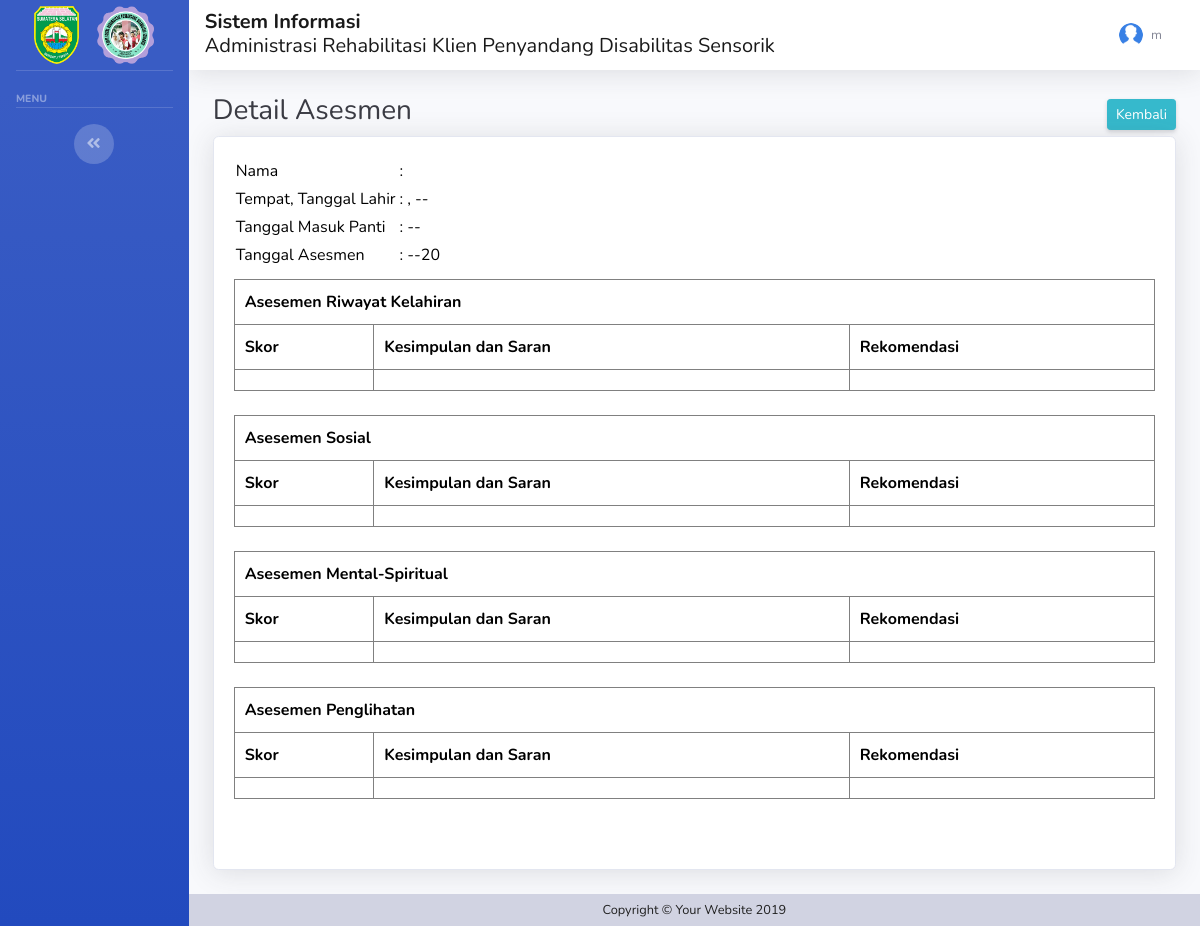
Page /package/detailAsesmen_pasien?id=PS23072021130620001 (signed in) on the earlier database version.
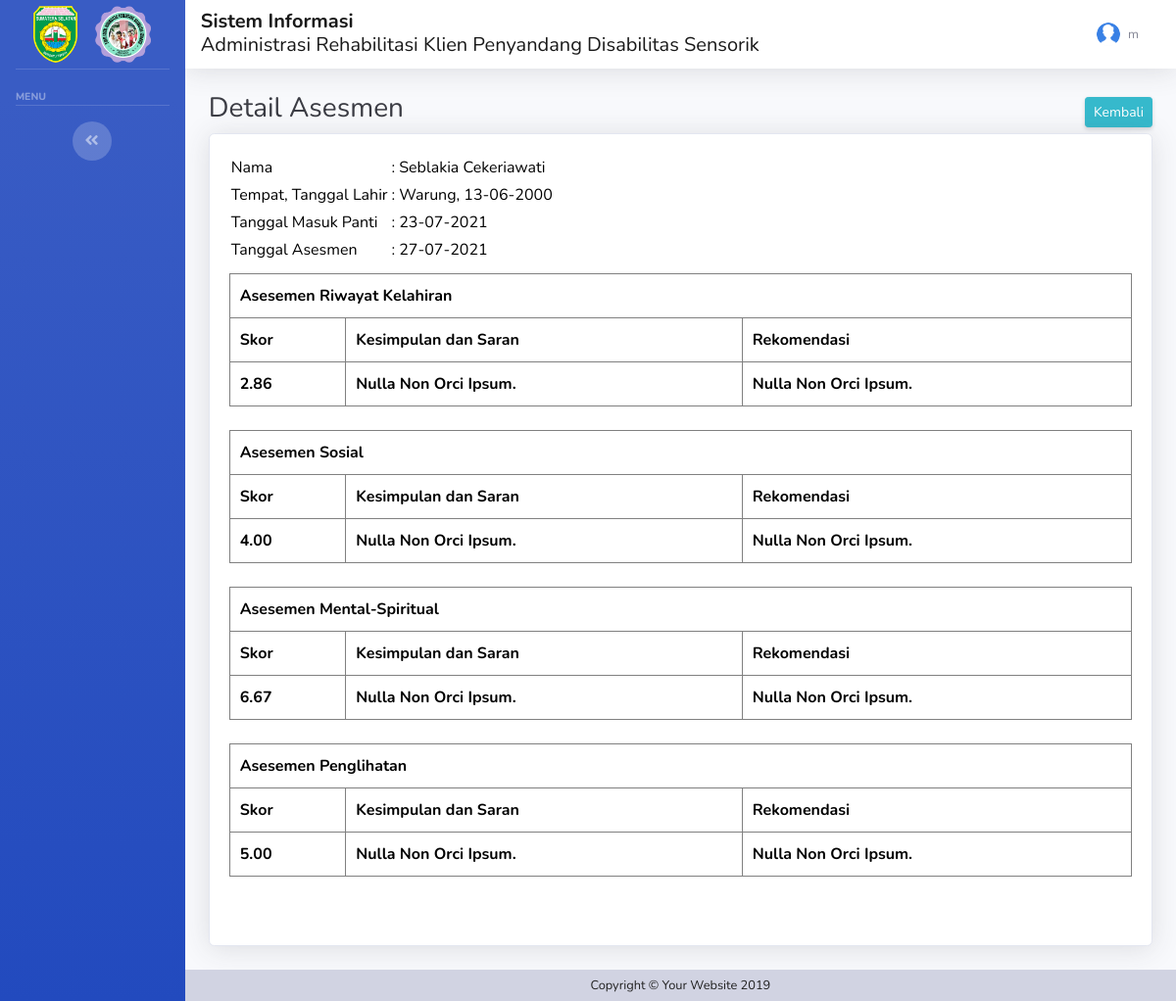
Same page on the later database version.
### tables this page shows
CREATE TABLE `tb_pasien` (
  `idPasien` varchar(50) NOT NULL,
  `namaPasien` varchar(100) NOT NULL,
  `tempatLahir` varchar(100) NOT NULL,
  `tanggalLahir` date NOT NULL,
  `tanggalMasukPanti` date NOT NULL,
  `anak` int(2) NOT NULL,
  `jenisKelaminPasien` varchar(2) NOT NULL,
  `agamaPasien` varchar(20) NOT NULL,
  `pendidikanPasien` varchar(50) NOT NULL,
  `statusPasien` varchar(20) NOT NULL,
  `golPasien` varchar(3) NOT NULL,
  `kerjaanPasien` varchar(50) NOT NULL,
  `jmlSaudaraPasien` int(2) NOT NULL,
  `kelDekatPasien` varchar(20) NOT NULL,
  `foto` varchar(50) NOT NULL,
  `statAktif` int(1) NOT NULL,
  `idAses` varchar(50) NOT NULL
);

CREATE TABLE `tb_asesmen` (
  `idAses` varchar(50) NOT NULL,
  `Ke1` varchar(1) NOT NULL,
  `Ke2` varchar(1) NOT NULL,
  `Ke3` varchar(1) NOT NULL,
  `Ke4` varchar(1) NOT NULL,
  `Ke5` varchar(1) NOT NULL,
  `Ke6` varchar(1) NOT NULL,
  `Ke7` varchar(1) NOT NULL,
  `Ke8` varchar(1) NOT NULL,
  `Ke9` varchar(1) NOT NULL,
  `Ke10` varchar(1) NOT NULL,
  `Ke11` varchar(1) NOT NULL,
  `Ke12` varchar(1) NOT NULL,
  `Ke13` varchar(1) NOT NULL,
  `Ke14` varchar(1) NOT NULL,
  `Ke15` varchar(1) NOT NULL,
  `Ke16` varchar(1) NOT NULL,
  `Ke17` varchar(1) NOT NULL,
  `Ke18` varchar(1) NOT NULL,
  `Ke19` varchar(1) NOT NULL,
  `Ke20` varchar(1) NOT NULL,
  `skorDataKelahiran` float NOT NULL,
  `kesimpulanDataKelahiran` text NOT NULL,
  `RekomendasiDataKelahiran` text NOT NULL,
  `so1` varchar(1) NOT NULL,
  `so2` varchar(1) NOT NULL,
  `so3` varchar(1) NOT NULL,
  `so4` varchar(1) NOT NULL,
  `so5` varchar(1) NOT NULL,
  `so6` varchar(1) NOT NULL,
  `so7` varchar(1) NOT NULL,
  `so8` varchar(1) NOT NULL,
  `so9` varchar(1) NOT NULL,
  `so10` varchar(1) NOT NULL,
  `skorSosial` float NOT NULL,
  `kesimpulanSosial` text NOT NULL,
  `rekomendasiSosial` text NOT NULL,
  `sp1` varchar(1) NOT NULL,
  `sp2` varchar(1) NOT NULL,
  `sp3` varchar(1) NOT NULL,
  `sp4` varchar(1) NOT NULL,
  `sp5` varchar(1) NOT NULL,
  `sp6` varchar(1) NOT NULL,
  `sp7` varchar(1) NOT NULL,
  `sp8` varchar(1) NOT NULL,
  `sp9` varchar(1) NOT NULL,
  `sp10` varchar(1) NOT NULL,
  `skorSpiritual` float NOT NULL,
  `kesimpulanSpiritual` text NOT NULL,
  `RekomendasiSpiritual` text NOT NULL,
  `pe1` varchar(1) NOT NULL,
  `pe2` varchar(1) NOT NULL,
  `pe3` varchar(1) NOT NULL,
  `pe4` varchar(1) NOT NULL,
  `pe5` varchar(1) NOT NULL,
  `pe6` varchar(1) NOT NULL,
  `pe7` varchar(1) NOT NULL,
  `pe8` varchar(1) NOT NULL,
  `pe9` varchar(1) NOT NULL,
  `pe10` varchar(1) NOT NULL,
  `pe11` varchar(1) NOT NULL,
  `pe12` varchar(1) NOT NULL,
  `pe13` varchar(1) NOT NULL,
  `pe14` varchar(1) NOT NULL,
  `pe15` varchar(1) NOT NULL,
  `pe16` varchar(1) NOT NULL,
  `pe17` varchar(1) NOT NULL,
  `pe18` varchar(1) NOT NULL,
  `pe19` varchar(1) NOT NULL,
  `pe20` varchar(1) NOT NULL,
  `skorPenglihatan` float NOT NULL,
  `kesimpulanPenglihatan` text NOT NULL,
  `rekomendasiPenglihatan` text NOT NULL
);

### package/detailAsesmen_pasien.php (the view, shortened to what the changed rows need)
<?php
    if ($_GET['id']) {
        include 'php/koneksi.php';
        $idPasien=$_GET['id'];
        $query="SELECT `idPasien`, tb_asesmen.idAses, `namaPasien`, `tempatLahir`, `tanggalLahir`, `tanggalMasukPanti`, `anak`, `jenisKelaminPasien`, `agamaPasien`, `pendidikanPasien`, `statusPasien`, `golPasien`, `kerjaanPasien`, `jmlSaudaraPasien`, `kelDekatPasien`, `skorDataKelahiran`, `kesimpulanDataKelahiran`, `RekomendasiDataKelahiran`, `skorSosial`, `kesimpulanSosial`, `rekomendasiSosial`, `skorSpiritual`, `kesimpulanSpiritual`, `RekomendasiSpiritual`, `skorPenglihatan`, `kesimpulanPenglihatan`, `rekomendasiPenglihatan` FROM `tb_pasien` JOIN tb_asesmen ON tb_pasien.idAses=tb_pasien.idAses WHERE tb_pasien.idPasien='$idPasien'";
        $action=mysqli_query($koneksi, $query) or die(mysqli_error($koneksi));
        $data=mysqli_fetch_array($action);
        $tglInput=explode("-",$data['tanggalMasukPanti']);
        $lhrPasien=explode("-",$data['tanggalLahir']);
        $ttlPasien=ucwords($data['tempatLahir']).', '.$lhrPasien[2].'-'.$lhrPasien[1].'-'.$lhrPasien[0];
        $tglAses=substr($data['idAses'],2,2).'-'.substr($data['idAses'],4,2).'-20'.substr($data['idAses'],6,2);
    }
    function desimal($number){
        if (strlen($number)==1) {
            $skor=$number.'.00';
        }else{
            $skor=$number;
        }
        return $skor;
    }
?>
<!DOCTYPE html>
<html lang="en">
<head>
    <link href="../assets/vendor/fontawesome-free/css/all.min.css" rel="stylesheet" type="text/css">
    <link href="../assets/vendor/datatables/dataTables.bootstrap4.min.css" rel="stylesheet">
    <link href="../assets/css/sb-admin-2.css" rel="stylesheet">
    <link href="../assets/css/util.css" rel="stylesheet">
</head>
<body id="page-top">
    <div id="wrapper">
        <div id="content-wrapper">
            <div class="container-fluid mt-0">
            <div class="d-sm-flex align-items-center justify-content-between">
                <h1 class="h3 text-gray-900">Detail Asesmen</h1>
            </div>
            <div class="card shadow mb-4">
                <div class="card-body text-black">
                    <table cellpadding='2'>
                        <tr>
                            <td>Nama</td>
                            <td>:</td>
                            <td><?=$data['namaPasien'];?></td>
                        </tr>
                        <tr>
                            <td>Tempat, Tanggal Lahir</td>
                            <td>:</td>
                            <td><?=$ttlPasien;?></td>
                        </tr>
                        <tr>
                            <td>Tanggal Masuk Panti</td>
                            <td>:</td>
                            <td><?=$tglInput[2].'-'.$tglInput[1].'-'.$tglInput[0];?></td>
                        </tr>
                        <tr>
                            <td>Tanggal Asesmen</td>
                            <td>:</td>
                            <td><?=$tglAses;?></td>
                        </tr>
                    </table>
                    <table border='1' cellpadding='10' cellspacing="0" class="m-t-10" width="100%">
                        <thead>
                        <tr>
                            <th colspan="3">Asesemen Riwayat Kelahiran</th>
                        </tr>
                        <tr>
                             <th>Skor</th>
                             <th>Kesimpulan dan Saran</th>
                            <th>Rekomendasi</th>
                        </tr>
                        </thead>
                        <tbody>
                            <tr>
                                <th><?=desimal($data['skorDataKelahiran']);?></th>
                                <th><?=ucwords($data['kesimpulanDataKelahiran']);?></th>
                                <th><?=ucwords($data['RekomendasiDataKelahiran']);?></th>
                            </tr>
                        </tbody>
                    </table>
                    <br>
                            <table border='1' cellpadding='10' cellspacing="0"  width="100%">
                                <thead>
                                <tr>
                                    <th colspan="3">Asesemen Sosial</th>
                                </tr>
                                <tr>
                                    <th>Skor</th>
                                    <th>Kesimpulan dan Saran</th>
                                    <th>Rekomendasi</th>
                                </tr>
                                </thead>
                                <tbody>
                                    <tr>
                                        <th><?=desimal($data['skorSosial']);?></th>
                                        <th><?=ucwords($data['kesimpulanSosial']);?></th>
                                        <th><?=ucwords($data['rekomendasiSosial']);?></th>
                                    </tr>
                                </tbody>
                            </table>
                            <br>
                            <table border='1' cellpadding='10' cellspacing="0"  width="100%">
                                <thead>
                                <tr>
                                    <th colspan="3">Asesemen Mental-Spiritual</th>
                                </tr>
                                <tr>
                                    <th>Skor</th>
                                    <th>Kesimpulan dan Saran</th>
                                    <th>Rekomendasi</th>
                                </tr>
                                </thead>
                                <tbody>
                                    <tr>
                                        <th><?=desimal($data['skorSpiritual']);?></th>
                                        <th><?=ucwords($data['kesimpulanSpiritual']);?></th>
                                        <th><?=ucwords($data['RekomendasiSpiritual']);?></th>
                                    </tr>
                                </tbody>
                            </table>
                            <br>
                            <table border='1' cellpadding='10' cellspacing="0" class="m-b-50"  width="100%">
                                <thead>
                                <tr>
                                    <th colspan="3">Asesemen Penglihatan</th>
                                </tr>
                                <tr>
                                    <th>Skor</th>
                                    <th>Kesimpulan dan Saran</th>
                                    <th>Rekomendasi</th>
                                </tr>
                                </thead>
                                <tbody>
                                    <tr>
                                        <th><?=desimal($data['skorPenglihatan']);?></th>
                                        <th><?=ucwords($data['kesimpulanPenglihatan']);?></th>
                                        <th><?=ucwords($data['rekomendasiPenglihatan']);?></th>
                                    </tr>
                                </tbody>
                            </table>
                </div>
            </div>
        </div>
    </div>
</body>
</html>

Differences in the rows shown:
now on this page (row edited): tb_pasien: namaPasien "Seblakia Cekeriawati", ttlPasien "Warung, 13-06-2000", tanggalMasukPanti "23", tanggalMasukPanti "07", tanggalMasukPanti "2021", idAses.idAses "27-07-2021", idAses.skorDataKelahiran "2.86", idAses.kesimpulanDataKelahiran "Nulla Non Orci Ipsum.", idAses.RekomendasiDataKelahiran "Nulla Non Orci Ipsum.", idAses.skorSosial "4.00", idAses.kesimpulanSosial "Nulla Non Orci Ipsum.", idAses.rekomendasiSosial "Nulla Non Orci Ipsum.", idAses.skorSpiritual "6.67", idAses.kesimpulanSpiritual "Nulla Non Orci Ipsum.", idAses.RekomendasiSpiritual "Nulla Non Orci Ipsum.", idAses.skorPenglihatan "5.00", idAses.kesimpulanPenglihatan "Nulla Non Orci Ipsum.", idAses.rekomendasiPenglihatan "Nulla Non Orci Ipsum."
Other differences:
$ttlPasien: ", --" → (not shown)
$tglAses: "--20" → (not shown)
